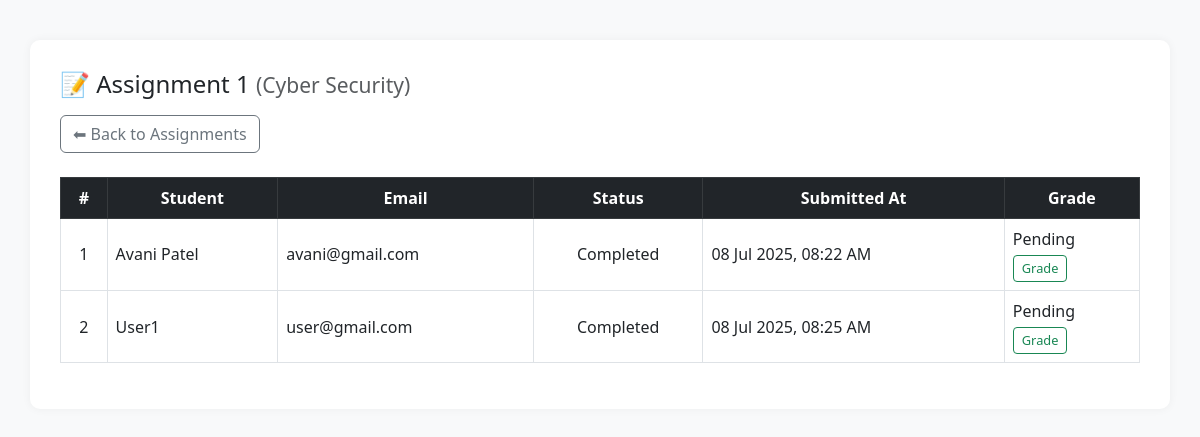
Screenshot of /instructor/view_submissions.php?assignment_id=2 (signed in) with the database file from the repository.
### tables this page shows
CREATE TABLE `assignments` (
  `id` int(11) NOT NULL,
  `course_id` int(11) DEFAULT NULL,
  `title` varchar(255) DEFAULT NULL,
  `description` text DEFAULT NULL,
  `created_at` timestamp NOT NULL DEFAULT current_timestamp()
);

CREATE TABLE `courses` (
  `id` int(11) NOT NULL,
  `instructor_id` int(11) DEFAULT NULL,
  `title` varchar(255) NOT NULL,
  `description` text DEFAULT NULL,
  `image` varchar(255) DEFAULT NULL,
  `price` decimal(10,2) DEFAULT NULL,
  `duration` varchar(100) DEFAULT NULL,
  `status` enum('draft','published') NOT NULL DEFAULT 'draft',
  `created_at` timestamp NOT NULL DEFAULT current_timestamp(),
  `videos` text DEFAULT NULL,
  `pdfs` text DEFAULT NULL
);

CREATE TABLE `assignment_submissions` (
  `id` int(11) NOT NULL,
  `student_id` int(11) DEFAULT NULL,
  `assignment_id` int(11) DEFAULT NULL,
  `submission_file` varchar(255) DEFAULT NULL,
  `submitted_at` timestamp NOT NULL DEFAULT current_timestamp(),
  `marks` int(11) DEFAULT 0,
  `status` enum('pending','submitted','completed') DEFAULT 'pending',
  `grade` varchar(10) DEFAULT NULL,
  `file_path` varchar(255) DEFAULT NULL
);

CREATE TABLE `users` (
  `id` int(11) NOT NULL,
  `name` varchar(100) DEFAULT NULL,
  `email` varchar(100) DEFAULT NULL,
  `password` varchar(255) DEFAULT NULL,
  `role` enum('student','instructor','admin') DEFAULT 'student',
  `created_at` datetime DEFAULT current_timestamp()
);

### instructor/view_submissions.php (the view, shortened to what this page needs)
<?php
require '../config.php';
$assignment_id = $_GET['assignment_id'] ?? 0;
$infoSql = "
    SELECT a.title AS assignment_title, c.title AS course_title
    FROM assignments a
    JOIN courses c ON a.course_id = c.id
    WHERE a.id = ? AND c.instructor_id = ?
";
$stmt = $conn->prepare($infoSql);
$stmt->bind_param("ii", $assignment_id, $_SESSION['instructor_id']);
$stmt->execute();
$assignment = $stmt->get_result()->fetch_assoc();
$sql = "
    SELECT s.*, u.name AS student_name, u.email
    FROM assignment_submissions s
    JOIN users u ON s.student_id = u.id
    WHERE s.assignment_id = ?
";
$stmt = $conn->prepare($sql);
$stmt->bind_param("i", $assignment_id);
$stmt->execute();
$submissions = $stmt->get_result();
?>
<!DOCTYPE html>
<html lang="en">
<head>
  <link href="https://cdn.jsdelivr.net/npm/bootstrap@5.3.0/dist/css/bootstrap.min.css" rel="stylesheet">
</head>
<body>
<div class="container">
  <h4 class="mb-3">
    📝 <?= htmlspecialchars($assignment['assignment_title']) ?>
    <small class="text-muted">(<?= htmlspecialchars($assignment['course_title']) ?>)</small>
  </h4>
  <a href="instructor_assignments.php" class="btn btn-outline-secondary mb-4">⬅ Back to Assignments</a>
  <?php if ($submissions->num_rows > 0): ?>
    <div class="table-responsive">
      <table class="table table-bordered table-hover align-middle">
        <thead class="table-dark text-center">
          <tr>
            <th>#</th>
            <th>Student</th>
            <th>Email</th>
            <th>Status</th>
            <th>Submitted At</th>
            <th>Grade</th>
          </tr>
        </thead>
        <tbody>
          <?php $sn = 1; while ($row = $submissions->fetch_assoc()): ?>
            <tr>
              <td class="text-center"><?= $sn++ ?></td>
              <td><?= htmlspecialchars($row['student_name']) ?></td>
              <td><?= htmlspecialchars($row['email']) ?></td>
              <td class="text-center"><?= ucfirst($row['status']) ?></td>
              <td><?= date("d M Y, h:i A", strtotime($row['submitted_at'])) ?></td>
              <td>
                <?= isset($row['grade']) && $row['grade'] !== '' ? htmlspecialchars($row['grade']) : 'Pending' ?>
                <?php if (!isset($row['grade']) || $row['grade'] === ''): ?>
                  <br>
                  <a href="grade_submission.php?id=<?= $row['id'] ?>" class="btn btn-sm btn-outline-success mt-1">Grade</a>
                <?php endif; ?>
              </td>
            </tr>
          <?php endwhile; ?>
        </tbody>
      </table>
    </div>
  <?php else: ?>
    <div class="alert alert-info">No submissions yet.</div>
  <?php endif; ?>
</div>
</body>
</html>

### instructor/view_submissions.php (style rules this page uses)
body { background-color: #f8f9fa; font-family: 'Segoe UI', sans-serif; }
.container { background: white; border-radius: 10px; padding: 30px; box-shadow: 0 0 10px rgba(0,0,0,0.05); margin-top: 40px; }
.btn-sm { font-size: 0.8rem; padding: 3px 8px; }

### rows the page displays
assignments: title "Assignment 1", course.title "Cyber Security"
assignment_submissions: users.name "Avani Patel", users.email "avani@gmail.com", status "Completed", submitted_at "08 Jul 2025, 08:22 AM", shows "Pending"
assignment_submissions: users.name "User1", users.email "user@gmail.com", status "Completed", submitted_at "08 Jul 2025, 08:25 AM", shows "Pending"
